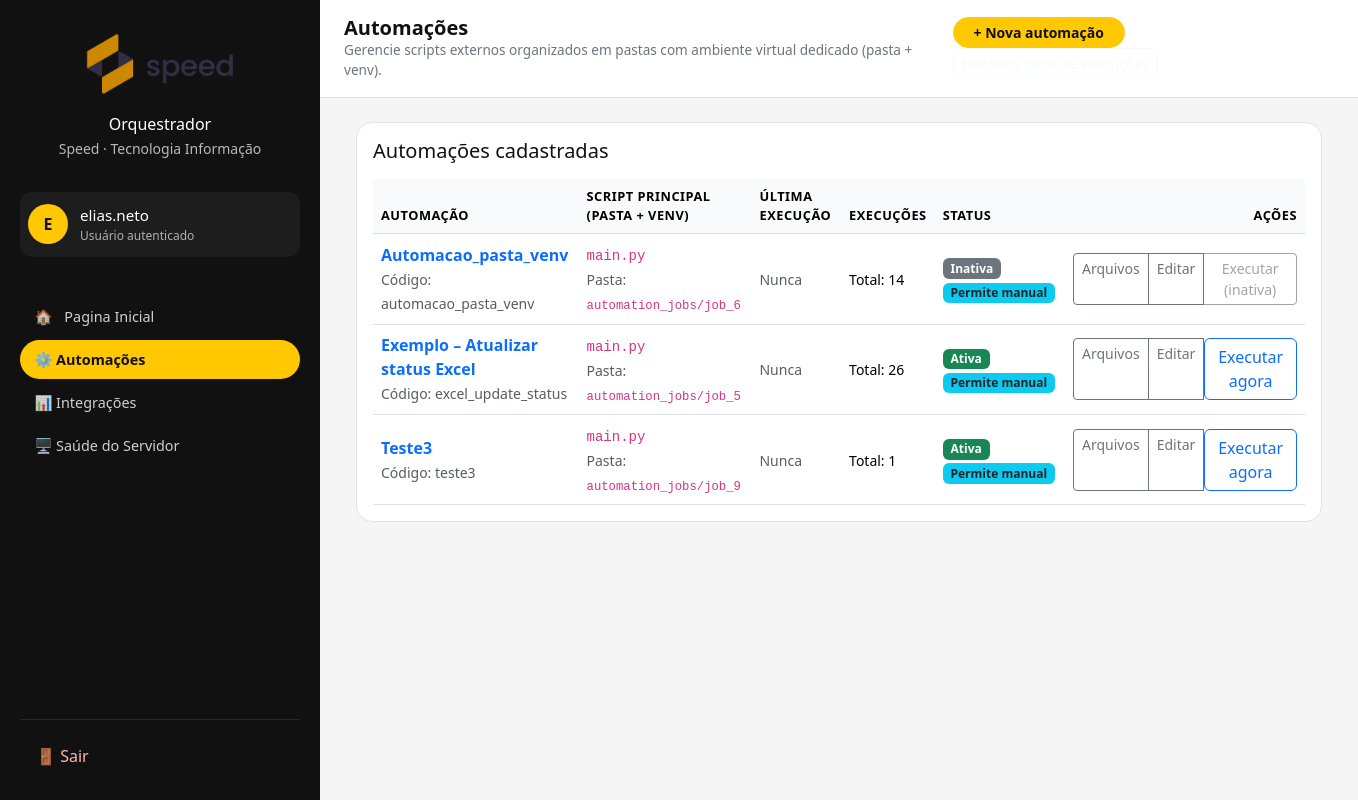
Before: /automation/ (signed in) with the older database file.
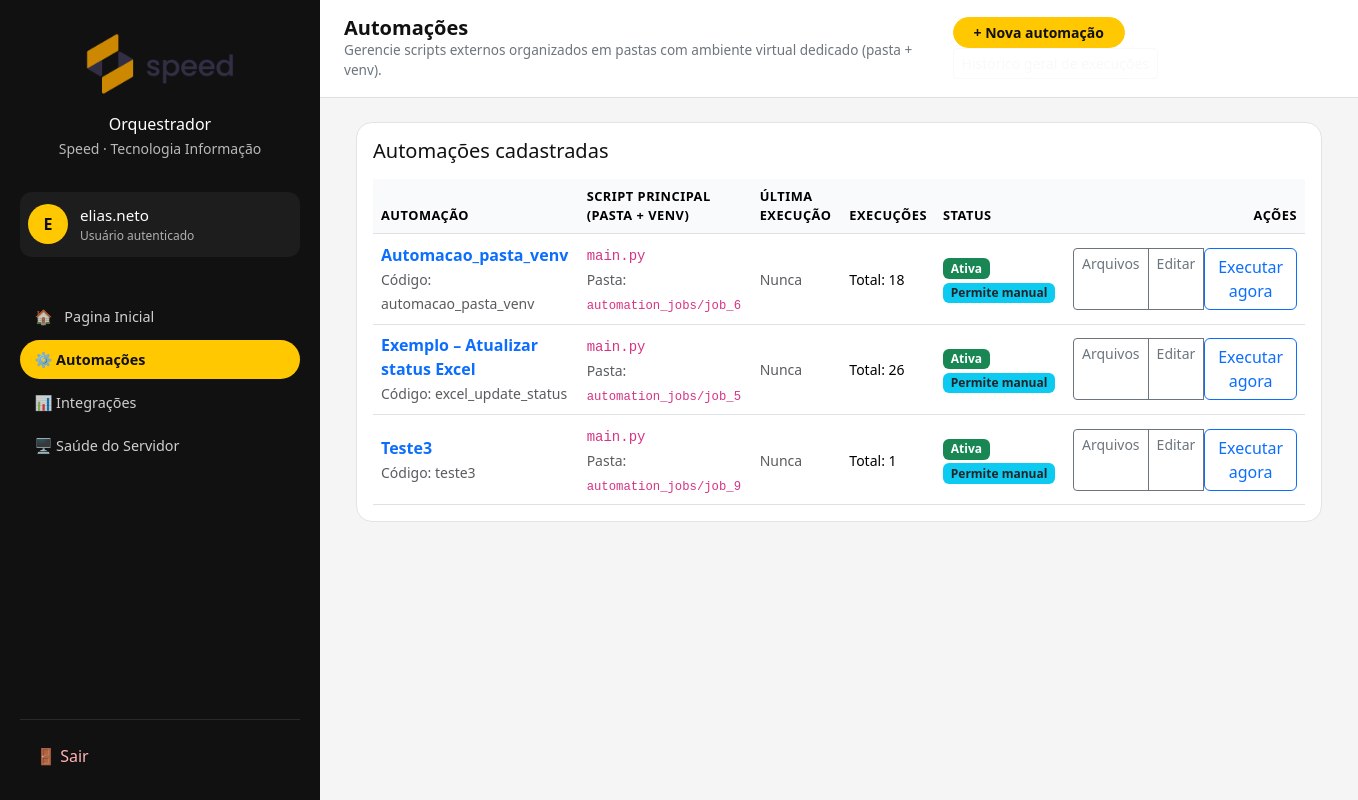
After: the same page with the newer database file.
### automation/models.py (models this page shows, shortened)
class AutomationJob(models.Model):
    class ScheduleType(models.TextChoices):
        ONCE        = "once",        "Pontual"
        DAILY       = "daily",       "Diário"
        MULTI_DAILY = "multi_daily", "Diário – vários horários"
        INTERVAL    = "interval",    "A cada N minutos"
    class Sector(models.TextChoices):
        GERAL = "geral", "Geral"
        FINANCEIRO = "financeiro", "Financeiro"
        COMERCIAL = "comercial", "Comercial"
        TI = "ti", "TI"
    name = models.CharField("Nome da automação", max_length=200)
    description = models.TextField(
        "Descrição",
        blank=True,
        help_text="Explicação rápida do que essa automação faz (aparece só na interface).",
    )
    code = models.SlugField(
        "Código interno",
        max_length=100,
        unique=True,
        help_text="Identificador curto, sem espaços. Ex: robo_ixc_login_cliente",
    )
    sector = models.CharField(
       "Setor",
        max_length=50,
        choices=Sector.choices,
        default=Sector.GERAL,
        help_text="Setor responsável pela automação (usado para filtros futuros).",
    )
    external_main_script = models.CharField(
        "Arquivo principal (Python)",
        max_length=200,
        default="main.py",
        help_text="Ex: main.py, app.py – arquivo dentro da pasta da automação.",
    )
    is_active = models.BooleanField("Ativa", default=True)
    allow_manual = models.BooleanField("Permite disparo manual", default=True)
    schedule_type = models.CharField(
        "Tipo de agendamento",
        max_length=20,
        choices=ScheduleType.choices,
        default=ScheduleType.ONCE,
    )
    one_off_run_at = models.DateTimeField(
        "Data/hora (pontual)",
        null=True,
        blank=True,
    )
    daily_time = models.TimeField(
        "Horário diário",
        null=True,
        blank=True,
    )
    multi_daily_times = models.CharField(
        "Horários diários (lista)",
        max_length=200,
        blank=True,
        help_text="Horários HH:MM separados por vírgula. Ex.: 08:00, 13:00, 18:00",
    )
    interval_minutes = models.PositiveIntegerField(
        "Intervalo (minutos)",
        null=True,
        blank=True,
        help_text="Usado quando o agendamento for 'a cada N minutos'.",
    )
    next_run_at = models.DateTimeField(
        "Próxima execução",
        null=True,
        blank=True,
    )
    created_at = models.DateTimeField("Criado em", auto_now_add=True)
    updated_at = models.DateTimeField("Atualizado em", auto_now=True)
    class Meta:
        ordering = ["name"]
        verbose_name = "Automação"
        verbose_name_plural = "Automações"
    @property
    def has_running(self) -> bool:
        value = getattr(self, "runs_running", None)
        if value is not None:
            return value > 0
        from .models import AutomationRun  # evita import circular
        return self.runs.filter(status=AutomationRun.Status.RUNNING).exists()

### automation/views.py (the view)
# urls.py: path("", AutomationJobListView.as_view(), name="job_list"),
class AutomationJobListView(LoginRequiredMixin, ListView):
    model = AutomationJob
    template_name = "automation/job_list.html"  # 👈 ESSENCIAL
    context_object_name = "jobs"
    def get_queryset(self):
        return (
            AutomationJob.objects
            .annotate(runs_total=Count("runs"))
            .order_by("name")
        )

### automation/templates/automation/job_list.html (shortened to what the changed rows need)
{% extends "base.html" %}
{% block header_title %}Automações{% endblock %}
{% block content %}
<div class="container-fluid">
    <div class="card module-card">
        <div class="card-body">
            {% if jobs %}
                <div class="table-responsive">
                    <table class="table table-clean align-middle mb-0">
                        <thead>
                            <tr>
                                <th>Automação</th>
                                <th>Script principal (pasta + venv)</th>
                                <th>Última execução</th>
                                <th>Execuções</th>
                                <th>Status</th>
                                <th class="text-end">Ações</th>
                            </tr>
                        </thead>
                        <tbody>
                            {% for job in jobs %}
                                <tr>
                                    <td>
                                        <a href="{% url 'automation:job_runs' job.pk %}"
                                           class="text-decoration-none">
                                            <strong>{{ job.name }}</strong>
                                        </a><br>
                                        <small class="text-muted">
                                            Código: {{ job.code }}
                                        </small>
                                    </td>
                                    <td>
                                        <code>{{ job.external_main_script|default:"main.py" }}</code><br>
                                        <small class="text-muted">
                                            Pasta: <code>automation_jobs/job_{{ job.id }}</code>
                                        </small>
                                    </td>
                                    <td>
                                        {% if job.last_run_at %}
                                            <small>
                                                {{ job.last_run_at|date:"d/m/Y H:i" }}
                                            </small>
                                        {% else %}
                                            <small class="text-muted">Nunca</small>
                                        {% endif %}
                                    </td>
                                    <td>
                                        <small>
                                            Total: {{ job.runs_total|default:"0" }}
                                        </small>
                                    </td>
                                <td>
                                    {% if job.is_active %}
                                        <span class="badge bg-success">Ativa</span>
                                    {% else %}
                                        <span class="badge bg-secondary">Inativa</span>
                                    {% endif %}
                                    {% if job.allow_manual %}
                                        <span class="badge bg-info text-dark">Permite manual</span>
                                    {% endif %}
                                </td>
                                <td class="text-end">
                                    <div class="btn-group btn-group-sm" role="group">
                                        <a href="{% url 'automation:job_files' job.pk %}"
                                        class="btn btn-outline-secondary">
                                            Arquivos
                                        </a>
                                        <a href="{% url 'automation:job_update' job.pk %}"
                                        class="btn btn-outline-secondary">
                                            Editar
                                        </a>
                                        {% if job.allow_manual %}
                                            {% if job.has_running %}
                                                <form method="post"
                                                    action="{% url 'automation:job_stop' job.pk %}"
                                                    class="d-inline">
                                                    {% csrf_token %}
                                                    <button type="submit"
                                                            class="btn btn-outline-danger">
                                                        Parar execução
                                                    </button>
                                                </form>
                                            {% else %}
                                                {% if job.is_active %}
                                                    <form method="post"
                                                        action="{% url 'automation:job_run_now' job.pk %}"
                                                        class="d-inline">
                                                        <button type="submit"
                                                                class="btn btn-outline-primary">
                                                            Executar agora
                                                        </button>
                                                    </form>
                                                {% else %}
                                                    <button class="btn btn-outline-secondary"
                                                            disabled
                                                            title="Automação inativa. Ative para executar.">
                                                        Executar (inativa)
                                                    </button>
                                                {% endif %}
                                            {% endif %}
                                        {% endif %}
                                    </div>
                                </td>
                                </tr>
                            {% endfor %}
                        </tbody>
                    </table>
                </div>
            {% else %}
                <p class="text-muted mb-0">
                    Nenhuma automação cadastrada ainda.
                    Clique em <strong>+ Nova automação</strong> para começar.
                </p>
            {% endif %}
        </div>
    </div>
</div>
{% endblock %}

Changed rows visible on the page:
changed AutomationJob "Automacao_pasta_venv": runs_total "14" → "18"; is_active "Inativa Executar (inativa)" → "Ativa Executar agora"
